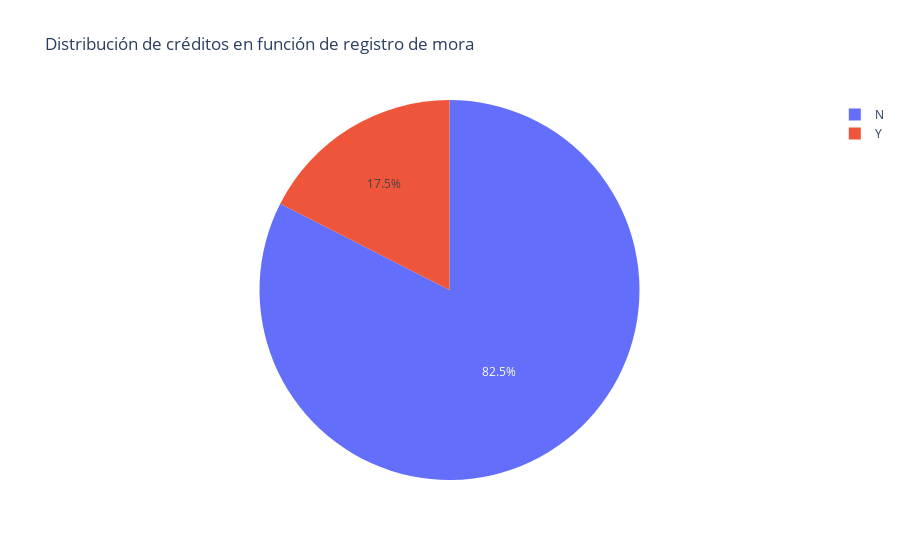

Here is the notebook cell this chart was saved with:
### Code cell
# Conteo de ocurrencias por caso
falta_pago_counts = df['falta_pago'].value_counts()
# falta_pago_counts

# Create a Pie chart
fig = go.Figure(data=[go.Pie(labels=falta_pago_counts.index, values=falta_pago_counts)])
fig.update_layout(title_text='Distribución de créditos en función de registro de mora')
fig.show()

### Figure 1 — Plotly figure (JSON) as saved in the notebook; plotly's stock layout.template omitted (floating-point values rounded to 4 significant figures)
{"data": [{"labels": ["N", "Y"], "type": "pie", "values": [5550, 1177]}], "layout": {"title": {"text": "Distribución de créditos en función de registro de mora"}}}
